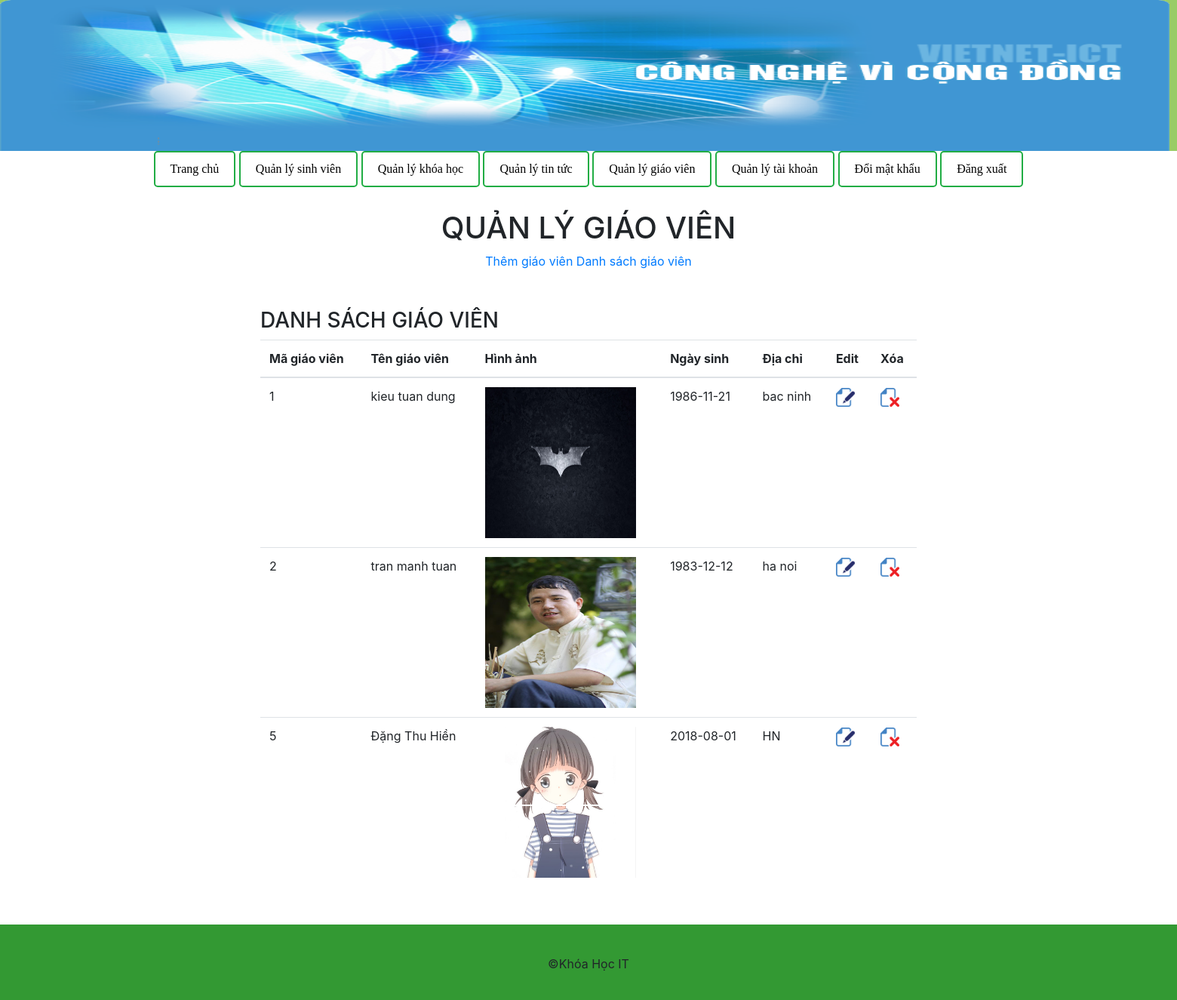
/qlgiaovien.php, run on the app's committed database.
### tables this page shows
CREATE TABLE `giaovien` (
  `MaGV` int(11) UNSIGNED NOT NULL,
  `TenGV` varchar(30) NOT NULL,
  `NgaySinh` date NOT NULL,
  `DiaChi` varchar(50) NOT NULL,
  `image` varchar(200) NOT NULL
);

### truy-van.php (called while the page is built)
<?php
function truyVanDl($query,$sql)
{
    $result=mysqli_query($query,$sql);
    return $result;
}

### listgv.php (the view, shortened to what this page needs)
<?php include('db-connect.php') ?>
<?php include('truy-van.php') ?>
<div  style="width:900px; margin:50px auto"  class="col-lg-12 col-md-12 col-xs-12 col-sm-12">
	<h3>DANH SÁCH GIÁO VIÊN</h3>
	<table class="table table-hover">
		<thead>
			<tr>
				<th>Mã giáo viên</th>
                <th>Tên giáo viên</th>
                <th>Hình ảnh</th>
                <th>Ngày sinh</th>
                <th>Địa chỉ</th>
				<th>Edit</th>
				<th>Xóa</th>
			</tr>
		</thead>
		<tbody>
			<?php
				$query="SELECT * FROM giaovien order by MaGV ";
				$result= truyVanDl($link,$query);
				if( mysqli_num_rows($result)>0)
				{
					while($row= mysqli_fetch_assoc($result))
					{ ?>
						<tr>
							<td id='idsv'><?php echo $row['MaGV']; ?></td>
							<td id=''><?php echo $row['TenGV']; ?></td>
							<td id=''><img width="200px" height="200px" src="images/<?php echo $row['image']; ?>"></td>
                             <td><?php echo $row['NgaySinh']; ?></td>
                            <td id=''><?php echo $row['DiaChi']; ?></td>
							<td>
							<a href="qlgiaovien.php?gv=sua&&idgv=<?php echo $row['MaGV']; ?>"><img width=25 height=25 src="images/file_edit.png"  ></a>
							</td>
							<td>
							<a href="xoagv.php?gv=<?php echo $row['MaGV'] ?>" onclick="return confirm('  Bạn có thật sự muốn xóa?');" ><img width=25 height=25 src="images/file_delete.png" ></a>
							</td>
						</tr>
				<?php
					}
				}
			?>
		</tbody>
	</table>
</div>

### lienket.css (style rules this page uses)
* { margin:0; }

### data on the page
giaovien: MaGV "1", TenGV "kieu tuan dung", image (picture), NgaySinh "1986-11-21", DiaChi "bac ninh"
giaovien: MaGV "2", TenGV "tran manh tuan", image (picture), NgaySinh "1983-12-12", DiaChi "ha noi"
giaovien: MaGV "5", TenGV "Đặng Thu Hiền", image (picture), NgaySinh "2018-08-01", DiaChi "HN"
